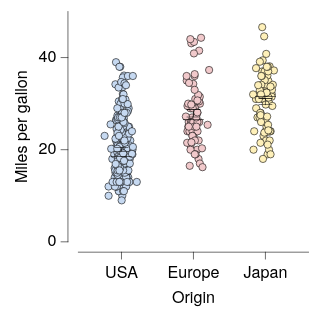

Here is the Vega-Lite specification saved for this chart:
### Vega-Lite specification from a JSON file in a GitHub repository (floating-point values rounded to 4 significant figures; data arrays with more than 128 entries replaced by an {"elided": "..."} marker saying what was removed)
{"background": null, "config": {"arc": {"fill": "#DBDBDB", "fillOpacity": 1.0, "innerRadius": 25.0, "padAngle": 0.03, "stroke": "black", "strokeOpacity": 1, "strokeWidth": 0.25}, "area": {"fill": "#DBDBDB", "fillOpacity": 1.0, "stroke": "black", "strokeOpacity": 1, "strokeWidth": 0.25}, "axis": {"domain": true, "domainCap": "round", "domainColor": "black", "domainWidth": 0.25, "grid": false, "gridCap": "round", "gridColor": "#F1F1F1", "gridDash": [0, 0], "gridOpacity": 1.0, "gridWidth": 0.25, "labelColor": "black", "labelFont": "Helvetica Neue", "labelFontSize": 7, "labelFontStyle": "normal", "labelFontWeight": 400, "offset": 4.5, "ticks": true, "tickCap": "round", "tickColor": "black", "tickRound": false, "tickSize": 3, "tickWidth": 0.25, "titleColor": "black", "titleFont": "Helvetica Neue", "titleFontSize": 7, "titleFontStyle": "normal", "titleFontWeight": 400}, "axisX": {"domain": true, "labelAlign": "center", "labelAngle": 0, "labels": true, "ticks": true, "translate": 0}, "axisY": {"domain": true, "labelAlign": "right", "labelAngle": 0, "labels": true, "ticks": true, "translate": 0}, "axisRight": {"domain": true, "labelAlign": "left", "labelAngle": 0, "labels": true, "ticks": true, "translate": 0}, "axisTop": {"domain": true, "labelAlign": "center", "labelAngle": 0, "labels": true, "ticks": true, "translate": 0}, "axisBand": {"tickOffset": 0}, "bar": {"fill": "#DBDBDB", "fillOpacity": 1.0, "stroke": "black", "strokeOpacity": 1, "strokeWidth": 0.25}, "boxplot": {"size": 9.0, "ticks": {"cornerRadius": 0.25, "fill": "black", "size": 4.5, "thickness": 0.25}, "box": {"fillOpacity": 1.0, "stroke": "black", "strokeOpacity": 1, "strokeWidth": 0.25}, "median": {"fill": "black", "fillOpacity": 1.0, "size": 9.0, "thickness": 0.25}, "rule": {"fill": "black", "fillOpacity": 1.0, "size": 10.0, "stroke": "black", "strokeDash": [0, 0], "strokeOpacity": 1, "strokeWidth": 0.25}, "outliers": {"color": "black", "fill": "black", "fillOpacity": 1.0, "size": 0, "stroke": "black", "strokeOpacity": 1, "strokeWidth": 0.25}}, "circle": {"fill": "black", "fillOpacity": 1.0, "size": 0.5, "stroke": null, "strokeOpacity": 1, "strokeWidth": 0.25}, "errorband": {"band": {"fillOpacity": 0.6, "stroke": null, "strokeWidth": 0.25, "strokeOpacity": 1}, "borders": {"opacity": 0, "strokeOpacity": 0.25, "strokeWidth": 1}}, "errorbar": {"opacity": 1, "rule": {"strokeDash": [0, 0], "strokeWidth": 0.25}, "ticks": {"color": "black", "cornerRadius": 0.125, "opacity": 1, "size": 6.0, "thickness": 0.25}, "thickness": 0.25}, "font": "Helvetica Neue", "geoshape": {"fill": "#DBDBDB", "fillOpacity": 1.0, "stroke": "black", "strokeOpacity": 1, "strokeWidth": 0.25}, "header": {"labelColor": "black", "labelFont": "Helvetica Neue", "labelFontSize": 7, "labelFontStyle": "normal", "labelFontWeight": 400, "titleColor": "black", "titleFont": "Helvetica Neue", "titleFontSize": 7, "titleFontStyle": "normal", "titleFontWeight": 400, "titlePadding": 0}, "legend": {"disable": false, "offset": 4.5, "titlePadding": 4, "labelOffset": 2, "gradientLabelOffset": 2, "gradientLength": 50.0, "gradientThickness": 5.0, "gradientOpacity": 1.0, "gradientStrokeColor": "black", "gradientStrokeWidth": 0.25, "labelColor": "black", "labelFont": "Helvetica Neue", "labelFontSize": 7, "labelFontStyle": "normal", "labelFontWeight": 400, "strokeColor": "black", "strokeWidth": 0, "symbolSize": 42, "symbolStrokeColor": "black", "symbolStrokeWidth": 0.25, "titleColor": "black", "titleFont": "Helvetica Neue", "titleFontSize": 7, "titleFontStyle": "normal", "titleFontWeight": 400}, "line": {"color": "black", "stroke": "black", "strokeCap": "round", "strokeDash": [0, 0], "strokeOpacity": 1, "strokeWidth": 0.375}, "point": {"filled": true, "fill": "#DBDBDB", "fillOpacity": 1.0, "size": 5.0, "stroke": "black", "strokeOpacity": 1, "strokeWidth": 0.25}, "range": {"category": ["#C6D9F1", "#F1C9CB", "#FEF0B9", "#CEE37A", "#7AA8E0", "#E589A3", "#FDDD5D", "#68B961", "#4177B1", "#C35082", "#E5C227", "#438156"], "diverging": {"scheme": ["#C35082", "#CE6D94", "#D989A7", "#E2A4BA", "#EABFCE", "#F1DBE2", "#F6F6F6", "#D7E0EB", "#B9CBE0", "#9BB6D5", "#7DA1C9", "#5F8CBD", "#4177B1"]}, "heatmap": {"scheme": ["#DFE9F7", "#C6D9F1", "#ADC8EC", "#94B8E6", "#7AA8E0", "#6097DA", "#4D87CA", "#4177B1", "#386898", "#2F597F", "#264A69", "#1D3A58"]}, "ordinal": {"scheme": ["#F1F1F1", "#DBDBDB", "#C6C6C6", "#B2B2B2", "#9D9D9D", "#898989", "#767676", "#636363", "#515151", "#404040", "#2F2F2F", "#1F1F1F"]}, "ramp": {"scheme": ["#DFE9F7", "#C6D9F1", "#ADC8EC", "#94B8E6", "#7AA8E0", "#6097DA", "#4D87CA", "#4177B1", "#386898", "#2F597F", "#264A69", "#1D3A58"]}}, "rule": {"color": "black", "stroke": "black", "strokeCap": "round", "strokeDash": [2, 2], "strokeOpacity": 1, "strokeWidth": 0.25}, "scale": {"bandPaddingInner": 0.1, "bandPaddingOuter": 0.1, "round": false}, "rect": {"fill": "#DBDBDB", "fillOpacity": 1.0, "stroke": "black", "strokeOpacity": 1, "strokeWidth": 0.25}, "square": {"fill": "#DBDBDB", "fillOpacity": 1.0, "size": 10.0, "stroke": "black", "strokeOpacity": 1, "strokeWidth": 0.25}, "text": {"color": "black", "font": "Helvetica Neue", "fontSize": 7, "fontStyle": "normal", "fontWeight": 400}, "title": {"anchor": "middle", "frame": "group", "color": "black", "font": "Helvetica Neue", "fontSize": 7, "fontStyle": "normal", "fontWeight": 400, "subtitleColor": "black", "subtitleFont": "Helvetica Neue", "subtitleFontSize": "Helvetica Neue", "subtitleFontStyle": "normal", "subtitleFontWeight": 400}, "view": {"continuousWidth": 100, "continuousHeight": 100, "discreteWidth": 100, "discreteHeight": 100, "fill": null, "stroke": null, "strokeWidth": 0.25}}, "layer": [{"data": {"name": "data-5a85ede2053d4aec77293cfb476ae07b"}, "mark": {"type": "circle", "opacity": 1.0, "size": 10.0, "stroke": "black", "strokeOpacity": 1, "strokeWidth": 0.25}, "encoding": {"color": {"field": "Origin", "legend": null, "sort": ["USA", "Europe", "Japan"], "title": null, "type": "nominal"}, "x": {"axis": {}, "field": "Origin", "sort": ["USA", "Europe", "Japan"], "title": "Origin", "type": "nominal"}, "xOffset": {"field": "jitter_x", "scale": {"domain": [-7.33, 7.33], "range": [5.17, 19.83]}, "type": "quantitative"}, "y": {"field": "Miles_per_Gallon", "title": "Miles per gallon", "type": "quantitative"}}}, {"data": {"name": "data-64e7897fd8423deef5c97d660b6d3367"}, "mark": {"type": "errorbar"}, "encoding": {"x": {"axis": {}, "field": "Origin", "sort": ["USA", "Europe", "Japan"], "title": "Origin", "type": "nominal"}, "y": {"field": "__mean", "title": "Miles per gallon", "type": "quantitative"}, "yError": {"field": "__error"}}}, {"data": {"name": "data-5a85ede2053d4aec77293cfb476ae07b"}, "mark": {"type": "boxplot", "box": {"fillOpacity": 0, "strokeOpacity": 0}, "outliers": {"opacity": 0}, "rule": {"strokeOpacity": 0}, "ticks": false}, "encoding": {"x": {"axis": {}, "field": "Origin", "sort": ["USA", "Europe", "Japan"], "title": "Origin", "type": "nominal"}, "y": {"field": "Miles_per_Gallon", "title": "Miles per gallon", "type": "quantitative"}}}], "$schema": "https://vega.github.io/schema/vega-lite/v6.4.1.json", "datasets": {"data-5a85ede2053d4aec77293cfb476ae07b": {"elided": "398 records"}, "data-64e7897fd8423deef5c97d660b6d3367": [{"Origin": "USA", "__mean": 20.08, "__error": 0.4058, "__dysonsphere__": 1}, {"Origin": "Japan", "__mean": 30.45, "__error": 0.6852, "__dysonsphere__": 1}, {"Origin": "Europe", "__mean": 27.89, "__error": 0.8037, "__dysonsphere__": 1}]}}
